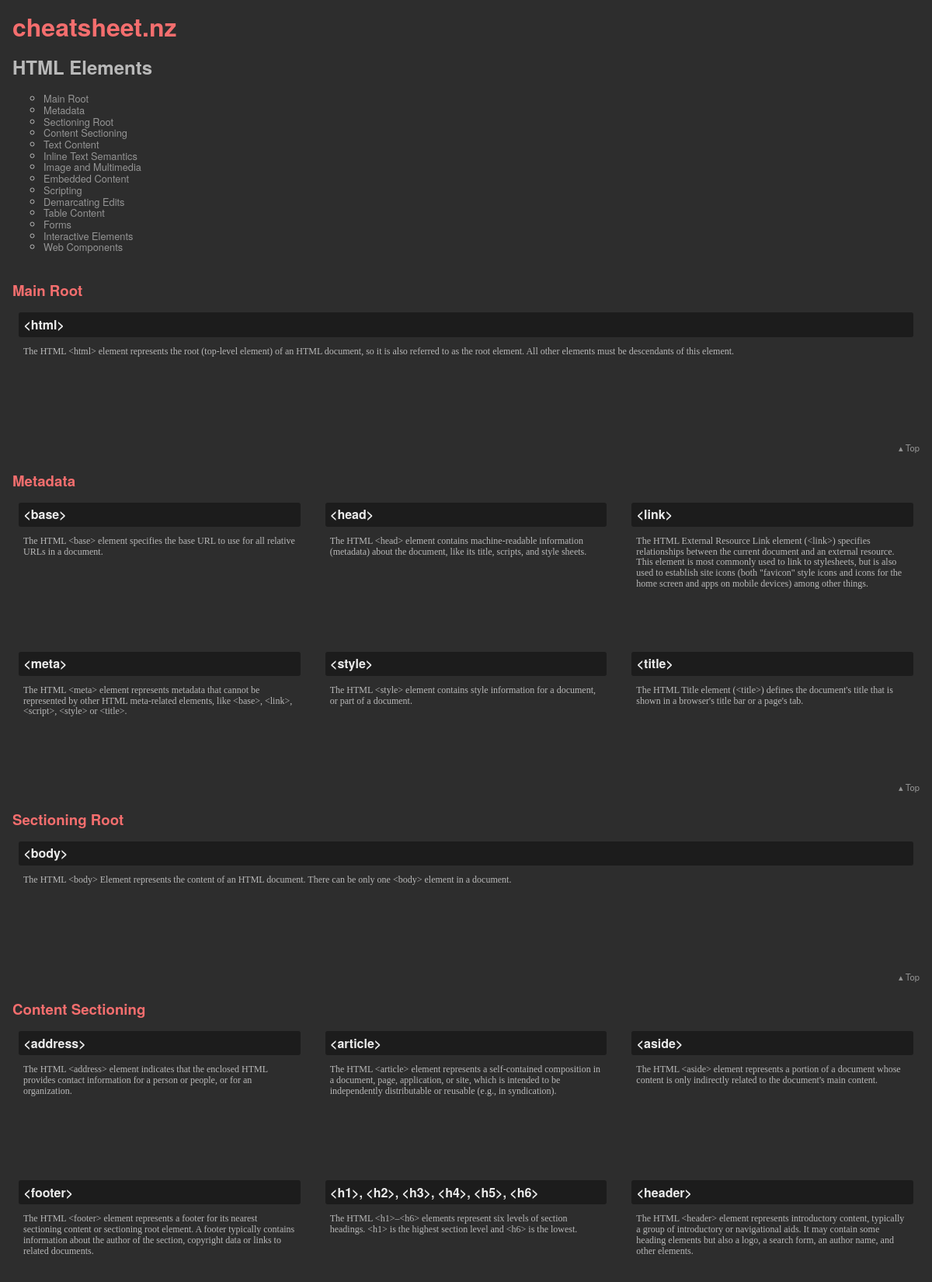
The page / (upper part) on the database its author committed.
### tables this page shows
CREATE TABLE "sheet" (
	"sheet_id"	INTEGER,
	"sheet_name"	TEXT,
	"sheet_source"	TEXT,
	PRIMARY KEY("sheet_id")
);

CREATE TABLE "category" (
	"category_id"	INTEGER,
	"category_name"	TEXT,
	"category_shortcode"	TEXT,
	"category_sheet"	INTEGER,
	PRIMARY KEY("category_id"),
	FOREIGN KEY("category_sheet") REFERENCES "sheet"("sheet_id")
);

CREATE TABLE "content" (
	"content_id"	INTEGER,
	"content_title"	TEXT,
	"content_body"	TEXT,
	"content_image"	TEXT,
	"content_caption"	TEXT,
	"content_category"	INTEGER,
	FOREIGN KEY("content_category") REFERENCES "category"("category_id"),
	PRIMARY KEY("content_id")
);

### app.py (the view)
@app.route("/")
def index():
    conn = sqlite3.connect('./data/cheatsheet.db')
    conn.row_factory = dict_factory
    c = conn.cursor()
    sheet = c.execute('SELECT * FROM sheet').fetchall()
    category = c.execute('SELECT * FROM category').fetchall()
    content = c.execute('SELECT * FROM content ORDER BY content_title').fetchall()
    conn.close()
    return render_template("cheatsheet.html", sheet=sheet, category=category, content=content)

### app.py (called while the page is built)
def dict_factory(cursor, row):
    d = {}
    for idx, col in enumerate(cursor.description):
        d[col[0]] = row[idx]
    return d

### templates/cheatsheet.html (shortened to what this page needs)
<!DOCTYPE html>
<html lang="en">
<head>
    <link rel="stylesheet" href="{{ url_for('static', filename='css/normalize.css') }}">
    <link rel="stylesheet" href="{{ url_for('static', filename='css/main.css') }}">
</head>
<body>
    <header>
        <h1>cheatsheet.nz</h1>
        <h2 id="sheet-title">{{ sheet[0].sheet_name }}</h2>
        <nav>
            <ul id="topnav">
                {%- for j in category %}
                <li><a href="{{ url_for('index',_anchor=j.category_shortcode) }}">{{ j.category_name }}</a></li>
                {%- endfor %}
            </ul>
        </nav>
    </header>
    {%- for k in category %}
    <h3 class="section-title" id="{{ k.category_shortcode }}">{{ k.category_name }}</h3>
    <div class="grid-wrapper">
        {%- for l in content -%}
        {%- if l.content_category == k.category_id %}
        <div class="item">
            <h4>{{ l.content_title }}</h4>
            <p>{{ l.content_body }}</p>
        </div>
        {%- endif %}
        {%- endfor %}
    </div>
    <a href="#">&utrif; Top</a>
    {%- endfor %}
</body>
</html>

### static/css/main.css (style rules this page uses)
body { margin: 1em; font-family: "Helvetica Neue",Helvetica,Arial,sans-serif; }
.grid-wrapper { display: grid; grid-gap: 1em; grid-template-columns: repeat(auto-fit, minmax(20em, 1fr)); }
body { background-color: #2d2d2d; color: #b9b9b9; }
.item { display: flex; flex-direction: column; min-height: 20vh; padding: 0.5em; border-radius: 3px; }
.item > h4 { background-color: #1c1c1c; color: #ededed; margin: 0; padding: 0.4em; border-radius: 3px; }
h1 { color: #f46e6e; margin: 0; }
.section-title { color: #f46e6e; margin: 2em 0 0.5em 0; }
p { margin: 1em 0.5em 0 0.5em; font-family: Monaco,Bitstream Vera Sans Mono,"Lucida Console",Terminal; font-size: 0.75em; }
ul { font-size: 0.8em; list-style-type: circle; }
a { color: #959595; text-decoration: none; }
body > a { float: right; font-size: 0.7em; }

### rows shown on the page
sheet: sheet_name "HTML Elements"
category: category_name "Main Root"
category: category_name "Metadata"
category: category_name "Sectioning Root"
category: category_name "Content Sectioning"
category: category_name "Text Content"
category: category_name "Inline Text Semantics"
category: category_name "Image and Multimedia"
category: category_name "Embedded Content"
category: category_name "Scripting"
category: category_name "Demarcating Edits"
category: category_name "Table Content"
category: category_name "Forms"
category: category_name "Interactive Elements"
category: category_name "Web Components"
content: content_title "<html>", content_body "The HTML <html> element represents the root (top-level element) of an HTML document, so it is also referred to as the root element. All other elements must be descendants of this element."
content: content_title "<base>", content_body "The HTML <base> element specifies the base URL to use for all relative URLs in a document."
content: content_title "<head>", content_body "The HTML <head> element contains machine-readable information (metadata) about the document, like its title, scripts, and style sheets."
content: content_title "<link>", content_body "The HTML External Resource Link element (<link>) specifies relationships between the current document and an external resource. This element is most commonly used to link to stylesheets, but is also used to establish site icons (both \"favicon\" style icons and icons for the home screen and apps on mobile devices) among other things."
content: content_title "<meta>", content_body "The HTML <meta> element represents metadata that cannot be represented by other HTML meta-related elements, like <base>, <link>, <script>, <style> or <title>."
content: content_title "<style>", content_body "The HTML <style> element contains style information for a document, or part of a document."
content: content_title "<title>", content_body "The HTML Title element (<title>) defines the document's title that is shown in a browser's title bar or a page's tab."
content: content_title "<body>", content_body "The HTML <body> Element represents the content of an HTML document. There can be only one <body> element in a document."
content: content_title "<address>", content_body "The HTML <address> element indicates that the enclosed HTML provides contact information for a person or people, or for an organization."
content: content_title "<article>", content_body "The HTML <article> element represents a self-contained composition in a document, page, application, or site, which is intended to be independently distributable or reusable (e.g., in syndication)."
content: content_title "<aside>", content_body "The HTML <aside> element represents a portion of a document whose content is only indirectly related to the document's main content."
content: content_title "<footer>", content_body "The HTML <footer> element represents a footer for its nearest sectioning content or sectioning root element. A footer typically contains information about the author of the section, copyright data or links to related documents."
content: content_title "<h1>, <h2>, <h3>, <h4>, <h5>, <h6>", content_body "The HTML <h1>–<h6> elements represent six levels of section headings. <h1> is the highest section level and <h6> is the lowest."
content: content_title "<header>", content_body "The HTML <header> element represents introductory content, typically a group of introductory or navigational aids. It may contain some heading elements but also a logo, a search form, an author name, and other elements."
